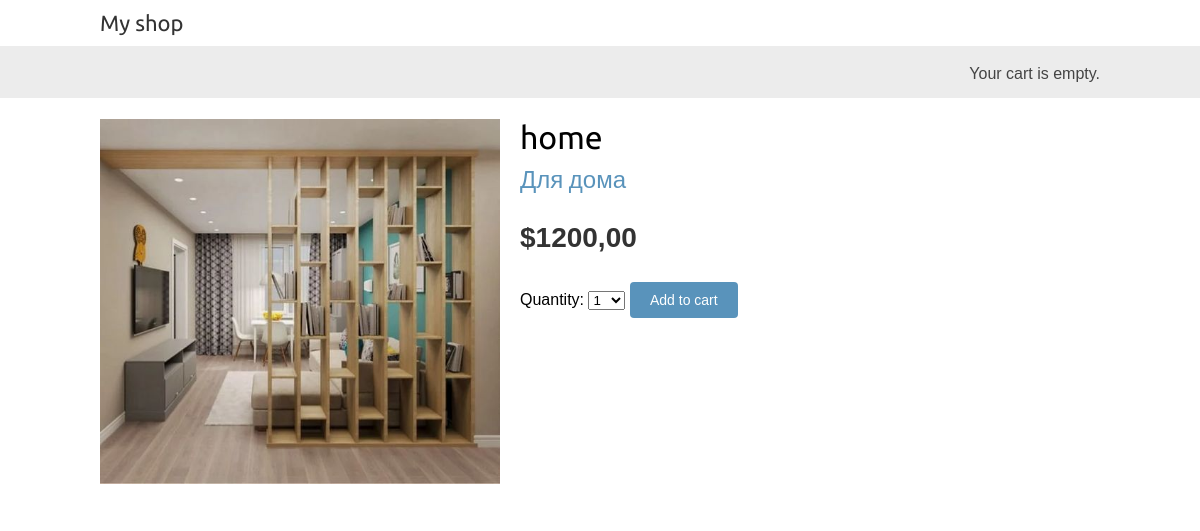
/23/home/, run on the app's committed database.
### shop/models.py (models this page shows, shortened)
class Product(models.Model):
    category = models.ForeignKey(Category, related_name='products', on_delete=models.CASCADE)
    name = models.CharField(max_length=200, db_index=True)
    slug = models.SlugField(max_length=200, db_index=True)
    image = models.ImageField(upload_to='products/%Y/%m/%d', blank=True)
    description = models.TextField(blank=True)
    price = models.DecimalField(max_digits=10, decimal_places=2)
    available = models.BooleanField(default=True)
    created = models.DateTimeField(auto_now_add=True)
    updated = models.DateTimeField(auto_now=True)
    class Meta:
        verbose_name="товар"
        verbose_name_plural="товары"

class Category(models.Model):
    name=models.CharField(max_length=200, db_index=True)
    slug=models.SlugField(max_length=200,unique=True)
    class Meta:
        ordering=("name",)
        verbose_name="Категория"
        verbose_name_plural="Категории"
    def __str__(self):
        return self.name
    def get_absolute_url(self):
        return reverse("shop:product-list-by-category", args=[self.slug])

### shop/views.py (the view)
# urls.py: path('<int:id>/<slug:slug>/', views.product_detail, name='product-detail'),
def product_detail(request, id, slug):
    product = get_object_or_404(Product, id=id, slug=slug, available=True)
    cart_product_form = CartAddProductForm()
    context = {
        'product': product,
        'cart_product_form': cart_product_form
    }
    return render(request, 'shop/product/detail.html', context)

### cart/forms.py
class CartAddProductForm(forms.Form):
    quantity=forms.TypedChoiceField(
        choices=PRODUCT_QUATITY_CHIOCES,
        coerce=int
    )
    update=forms.BooleanField(
        required=False,
        initial=False,
        widget=forms.HiddenInput
    )

### cart/cart.py (called while the page is built)
    def __len__(self):
        return sum(item['quantity'] for item in self.cart.values())

### cart/context_processors.py (called while the page is built)
def cart(request):
    return{'cart':Cart(request)}

### templates/shop/product/detail.html (shortened to what this page needs)
{% extends "base.html" %}
{% load static %}
{% block content %}
    <div class="product-detail">
    <img src="{% if product.image %}{{ product.image.url }}{% else %}
    {% static "img/no_image.png" %}{% endif %}">
    <h1>{{ product.name }}</h1>
    <h2>
    <a href="{{ product.category.get_absolute_url }}">{{product.category }}</a>
    </h2>
    <p class="price">${{ product.price }}</p>
    <form action="{% url "cart:cart-add" product.id %}" method="post">
    {{ cart_product_form }}
    <input type="submit" value="Add to cart">
    </form>
    </div>
{% endblock %}

### static/css/base.css (style rules this page uses)
body { margin: 0; padding: 0; font-family: helvetica, sans-serif; }
h1, h2, h3, h4, h5, h6 { font-family: 'Ubuntu', sans-serif; font-weight: normal; }
a { text-decoration: none; color: #5993bb; }
a.button, input[type="submit"] { color: #fff; background: #5993bb; border-radius: 4px; padding: 10px 20px; font-size: 14px; border: 0; }
.product-detail { text-align: justify; }
.product-detail .price { color: #333; font-size: 28px; font-weight: bold; }
.product-detail img { width: 40%; float: left; padding: 0 20px 20px 0; }
.product-detail h1 { margin-bottom: 0; }
.product-detail h2 { margin-top: 10px; }

### data on the page
Product: image (picture), name "home", category "Для дома", price "1200,00"
